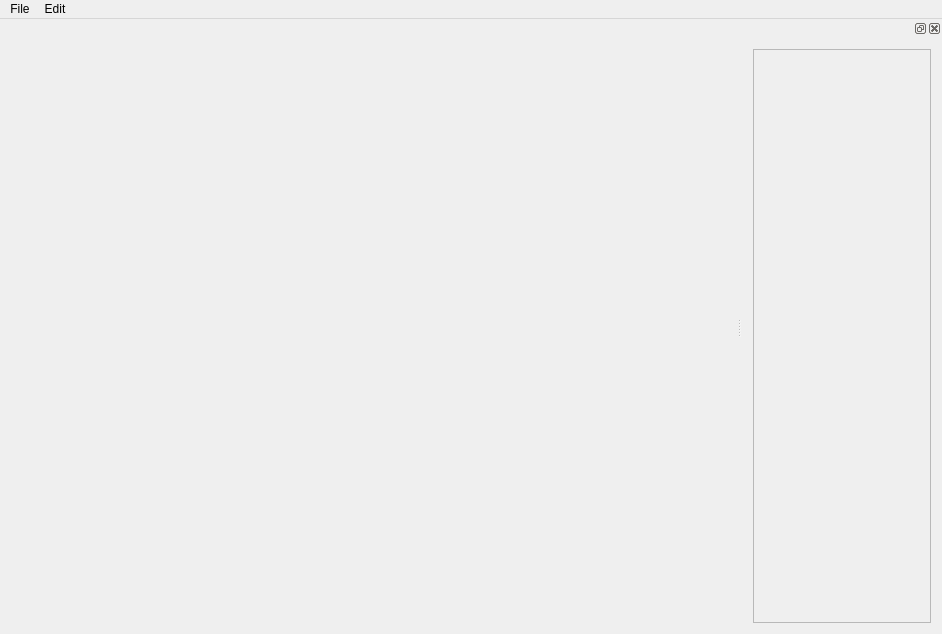
<?xml version="1.0" encoding="UTF-8"?>
<ui version="4.0">
 <class>MainWindow</class>
 <widget class="QMainWindow" name="MainWindow">
  <property name="geometry">
   <rect>
    <x>0</x>
    <y>0</y>
    <width>942</width>
    <height>634</height>
   </rect>
  </property>
  <property name="windowTitle">
   <string>MainWindow</string>
  </property>
  <property name="styleSheet">
   <string notr="true"/>
  </property>
  <widget class="QWidget" name="centralWidget">
   <layout class="QGridLayout" name="gridLayout">
    <item row="0" column="0">
     <widget class="BoardWidget" name="Board" native="true"/>
    </item>
   </layout>
  </widget>
  <widget class="QMenuBar" name="menuBar">
   <property name="geometry">
    <rect>
     <x>0</x>
     <y>0</y>
     <width>942</width>
     <height>19</height>
    </rect>
   </property>
   <widget class="QMenu" name="menuEdit">
    <property name="title">
     <string>Edit</string>
    </property>
    <addaction name="actionSettings"/>
    <addaction name="separator"/>
    <addaction name="actionPosition"/>
    <addaction name="actionPaste_PGN_from_clipboard"/>
    <addaction name="actionPaste_FEN_from_clipboard"/>
    <addaction name="separator"/>
    <addaction name="actionFlip"/>
   </widget>
   <widget class="QMenu" name="menuFile">
    <property name="title">
     <string>File</string>
    </property>
    <addaction name="separator"/>
    <addaction name="actionReset"/>
    <addaction name="separator"/>
    <addaction name="actionQuit"/>
   </widget>
   <addaction name="menuFile"/>
   <addaction name="menuEdit"/>
  </widget>
  <widget class="QDockWidget" name="dockWidget">
   <property name="minimumSize">
    <size>
     <width>200</width>
     <height>107</height>
    </size>
   </property>
   <attribute name="dockWidgetArea">
    <number>2</number>
   </attribute>
   <widget class="QWidget" name="dockWidgetContents">
    <layout class="QHBoxLayout" name="horizontalLayout">
     <item>
      <widget class="QScrollArea" name="scrollArea">
       <property name="widgetResizable">
        <bool>true</bool>
       </property>
       <widget class="GameTreeWidget" name="GameTextWidget">
        <property name="geometry">
         <rect>
          <x>0</x>
          <y>0</y>
          <width>246</width>
          <height>576</height>
         </rect>
        </property>
       </widget>
      </widget>
     </item>
    </layout>
   </widget>
  </widget>
  <action name="actionReset">
   <property name="text">
    <string>Reset</string>
   </property>
  </action>
  <action name="actionQuit">
   <property name="text">
    <string>Quit</string>
   </property>
  </action>
  <action name="actionSettings">
   <property name="text">
    <string>Settings</string>
   </property>
  </action>
  <action name="actionPosition">
   <property name="text">
    <string>Position</string>
   </property>
  </action>
  <action name="actionPaste_PGN_from_clipboard">
   <property name="text">
    <string>Paste PGN from clipboard</string>
   </property>
  </action>
  <action name="actionPaste_FEN_from_clipboard">
   <property name="text">
    <string>Paste FEN from clipboard</string>
   </property>
  </action>
  <action name="actionFlip">
   <property name="text">
    <string>Flip</string>
   </property>
  </action>
 </widget>
 <layoutdefault spacing="6" margin="11"/>
 <customwidgets>
  <customwidget>
   <class>GameTreeWidget</class>
   <extends>QWidget</extends>
   <header>gui/game-tree-widget.hpp</header>
   <container>1</container>
  </customwidget>
  <customwidget>
   <class>BoardWidget</class>
   <extends>QWidget</extends>
   <header>gui/board-widget.hpp</header>
   <container>1</container>
  </customwidget>
 </customwidgets>
 <resources/>
 <connections/>
</ui>
